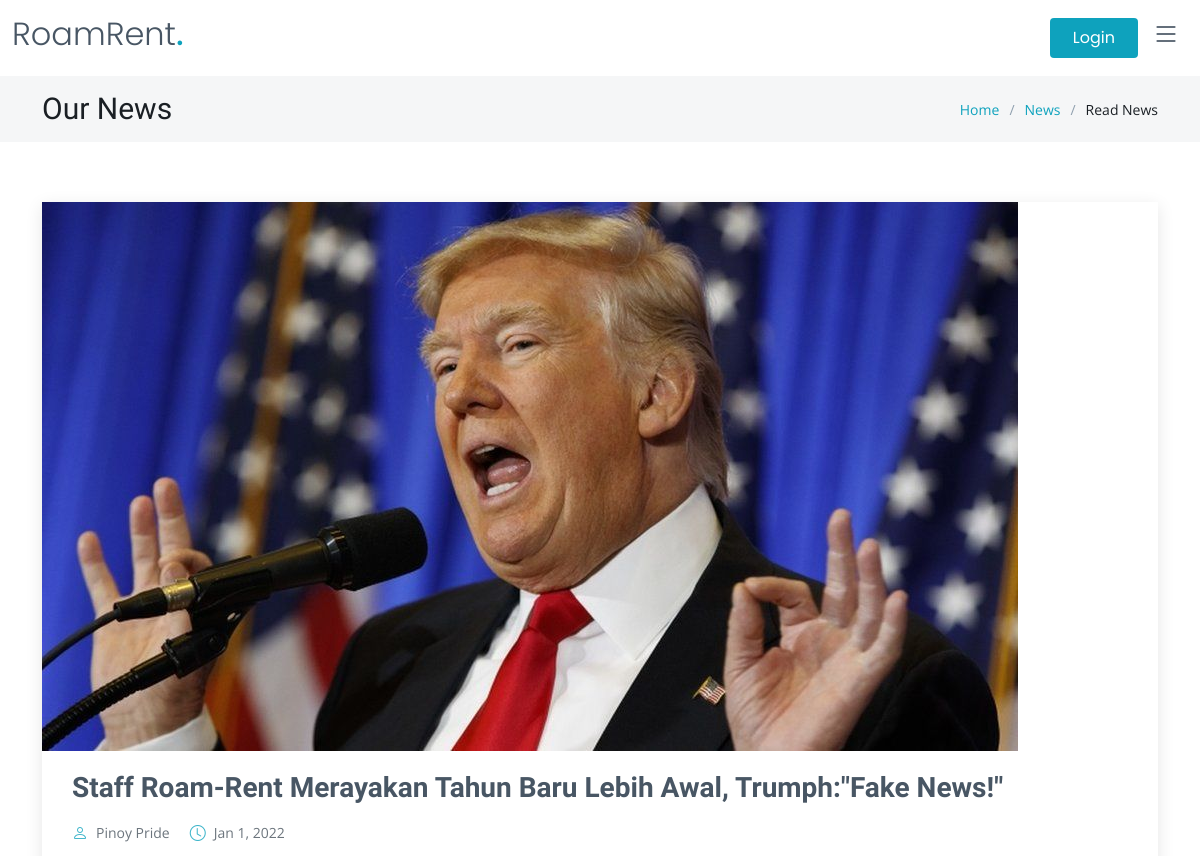
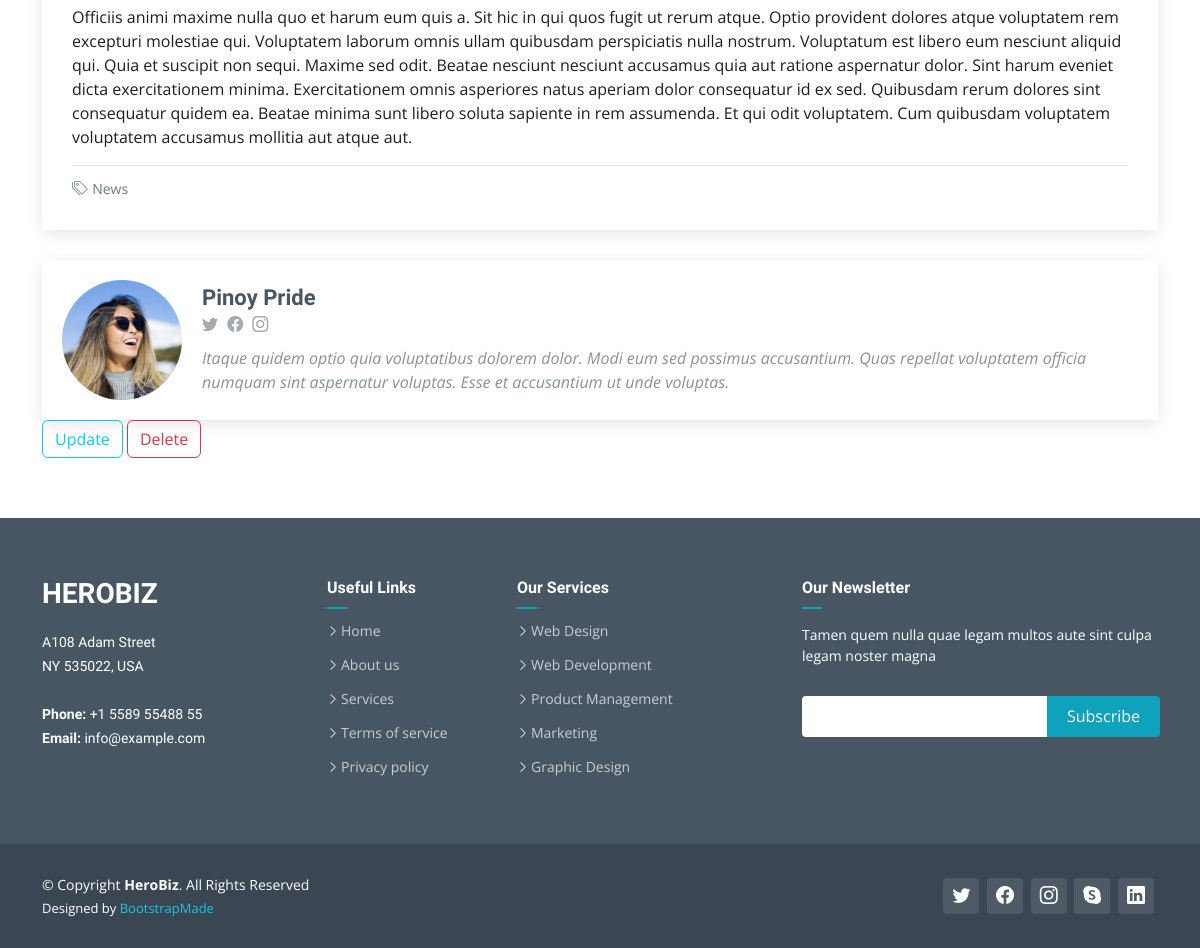
The app's page /blog-details.php?id=6 with its own data (2 pictures, top to bottom).
### tables this page shows
CREATE TABLE `article` (
  `id` int(12) NOT NULL,
  `title` text NOT NULL,
  `text` longtext NOT NULL,
  `img_url` text DEFAULT NULL,
  `article_category_id` bigint(20) NOT NULL,
  `user_id` bigint(20) NOT NULL
);

CREATE TABLE `user` (
  `id` bigint(20) NOT NULL,
  `email` varchar(150) NOT NULL,
  `password` varchar(255) NOT NULL,
  `role` varchar(255) NOT NULL,
  `name` varchar(255) NOT NULL,
  `job` varchar(255) DEFAULT NULL,
  `about` text DEFAULT NULL,
  `country` varchar(255) DEFAULT NULL,
  `address` text DEFAULT NULL,
  `profile_picture` text DEFAULT NULL,
  `phone` varchar(15) NOT NULL,
  `twitter` varchar(255) NOT NULL
);

CREATE TABLE `article_category` (
  `id` bigint(20) NOT NULL,
  `name` varchar(255) NOT NULL
);

### blog-details.php (the view, shortened to what this page needs)
<!DOCTYPE html>
<html lang="en">
<head>
  <link href="assets/vendor/bootstrap/css/bootstrap.min.css" rel="stylesheet">
  <link href="assets/vendor/bootstrap-icons/bootstrap-icons.css" rel="stylesheet">
  <link href="assets/vendor/aos/aos.css" rel="stylesheet">
  <link href="assets/vendor/glightbox/css/glightbox.min.css" rel="stylesheet">
  <link href="assets/vendor/swiper/swiper-bundle.min.css" rel="stylesheet">
  <link href="assets/css/hero-variables.css" rel="stylesheet">
  <link href="assets/css/hero-main.css" rel="stylesheet">
  <?php include_once 'logics/connect.php';
  $temp_id = $_GET['id'];
  $sql = "SELECT *,user.name as users_name ,article_category.name as category_name, article_category.id as category_id FROM article INNER JOIN user ON article.user_id=user.id INNER JOIN article_category ON article.article_category_id = article_category.id WHERE article.id = " . $temp_id;
  $result = $conn->query($sql);
  $value = $result->fetch_object();
  ?>
</head>
<body>
  <header id="header" class="header fixed-top" data-scrollto-offset="0">
    <div class="container-fluid d-flex align-items-center justify-content-between">
      <a href="index.php" class="logo d-flex align-items-center scrollto me-auto me-lg-0">
        <h1>RoamRent<span>.</span></h1>
      </a>
      <nav id="navbar" class="navbar">
        <i class="bi bi-list mobile-nav-toggle d-none"></i>
      </nav>
      <a class="btn-getstarted scrollto" href="pages-login.html">Login</a>
    </div>
  </header>
  <main id="main">
    <div class="breadcrumbs">
      <div class="container">
        <div class="d-flex justify-content-between align-items-center">
          <h2>Our News</h2>
          <ol>
            <li><a href="index.php">Home</a></li>
            <li><a href="blog.html">News</a></li>
            <li>Read News</li>
          </ol>
        </div>
      </div>
    </div>
    <section id="blog" class="blog">
      <div class="container" data-aos="fade-up">
        <div class="row g-5">
          <div class="col-lg-12">
            <article class="blog-details">
              <div class="post-img">
                <img src="<?= $value->img_url ?>" alt="" class="img-fluid">
              </div>
              <h2 class="title"><?= $value->title ?></h2>
              <div class="meta-top">
                <ul>
                  <li class="d-flex align-items-center"><i class="bi bi-person"></i> <a href="blog-details.html"><h0><?= $value->users_name ?></h0></a></li>
                  <li class="d-flex align-items-center"><i class="bi bi-clock"></i> <a href="blog-details.html"><time datetime="2020-01-01">Jan 1, 2022</time></a></li>
                </ul>
              </div>
              <div class="content">
                <p>
                  <?= $value->text ?>
                </p>
              </div>
              <div class="meta-bottom">
                <i class="bi bi-tags"></i>
                <ul class="tags">
                  <li><a href="blog-tag.php?id=<?= $value->category_id ?>"><?= $value->category_name ?></a></li>
                </ul>
              </div>
            </article>
            <div class="post-author d-flex align-items-center">
              <img src="assets/img/hero/blog/blog-author.jpg" class="rounded-circle flex-shrink-0" alt="">
              <div>
                <h4><?= $value->users_name ?></h4>
                <div class="social-links">
                  <a href="https://twitters.com/#"><i class="bi bi-twitter"></i></a>
                  <a href="https://facebook.com/#"><i class="bi bi-facebook"></i></a>
                  <a href="https://instagram.com/#"><i class="biu bi-instagram"></i></a>
                </div>
                <p>
                  Itaque quidem optio quia voluptatibus dolorem dolor. Modi eum sed possimus accusantium. Quas repellat voluptatem officia numquam sint aspernatur voluptas. Esse et accusantium ut unde voluptas.
                </p>
              </div>
            </div>
          <td>
            <a href="edit-blog-form.php?id='<?= $temp_id ?>'"><button class="btn btn-outline-info alert-delete-confirm">Update</button></a>
            <a href="logics/delete-blog.php?id='<?= $temp_id ?>'"><button class="btn btn-outline-danger alert-delete-confirm">Delete</button></a>
          </td>
          </div>
        </div>
      </div>
    </section>
  </main>
  <footer id="footer" class="footer">
    <div class="footer-content">
      <div class="container">
        <div class="row">
          <div class="col-lg-3 col-md-6">
            <div class="footer-info">
              <h3>HeroBiz</h3>
              <p>
                A108 Adam Street <br>
                NY 535022, USA<br><br>
                <strong>Phone:</strong> +1 5589 55488 55<br>
                <strong>Email:</strong> info@example.com<br>
              </p>
            </div>
          </div>
          <div class="col-lg-2 col-md-6 footer-links">
            <h4>Useful Links</h4>
            <ul>
              <li><i class="bi bi-chevron-right"></i> <a href="#">Home</a></li>
              <li><i class="bi bi-chevron-right"></i> <a href="#">About us</a></li>
              <li><i class="bi bi-chevron-right"></i> <a href="#">Services</a></li>
              <li><i class="bi bi-chevron-right"></i> <a href="#">Terms of service</a></li>
              <li><i class="bi bi-chevron-right"></i> <a href="#">Privacy policy</a></li>
            </ul>
          </div>
          <div class="col-lg-3 col-md-6 footer-links">
            <h4>Our Services</h4>
            <ul>
              <li><i class="bi bi-chevron-right"></i> <a href="#">Web Design</a></li>
              <li><i class="bi bi-chevron-right"></i> <a href="#">Web Development</a></li>
              <li><i class="bi bi-chevron-right"></i> <a href="#">Product Management</a></li>
              <li><i class="bi bi-chevron-right"></i> <a href="#">Marketing</a></li>
              <li><i class="bi bi-chevron-right"></i> <a href="#">Graphic Design</a></li>
            </ul>
          </div>
          <div class="col-lg-4 col-md-6 footer-newsletter">
            <h4>Our Newsletter</h4>
            <p>Tamen quem nulla quae legam multos aute sint culpa legam noster magna</p>
            <form action="" method="post">
              <input type="email" name="email"><input type="submit" value="Subscribe">
            </form>
          </div>
        </div>
      </div>
    </div>
    <div class="footer-legal text-center">
      <div class="container d-flex flex-column flex-lg-row justify-content-center justify-content-lg-between align-items-center">
        <div class="d-flex flex-column align-items-center align-items-lg-start">
          <div class="copyright">
            &copy; Copyright <strong><span>HeroBiz</span></strong>. All Rights Reserved
          </div>
          <div class="credits">
            Designed by <a href="https://bootstrapmade.com/">BootstrapMade</a>
          </div>
        </div>
        <div class="social-links order-first order-lg-last mb-3 mb-lg-0">
          <a href="#" class="twitter"><i class="bi bi-twitter"></i></a>
          <a href="#" class="facebook"><i class="bi bi-facebook"></i></a>
          <a href="#" class="instagram"><i class="bi bi-instagram"></i></a>
          <a href="#" class="google-plus"><i class="bi bi-skype"></i></a>
          <a href="#" class="linkedin"><i class="bi bi-linkedin"></i></a>
        </div>
      </div>
    </div>
  </footer>
</body>
</html>

### assets/css/hero-variables.css (style rules this page uses)
:root { --font-default: 'Open Sans', system-ui, -apple-system, "Segoe UI", Roboto, "Helvetica Neue", Arial, "Noto Sans", "Liberation Sans", sans-serif, "Apple Color Emoji", "Segoe UI Emoji", "Segoe UI Symbol", "Noto Color Emoji"; --font-primary: 'Source Sans Pro', sans-serif; --font-secondary: 'Poppins', sans-serif; --color-default: #1a1f24; --color-default-rgb: 26, 31, 36; --color-links: #0ea2bd; --color-links-hover: #1ec3e0; --color-primary: #0ea2bd; --color-primary-light: #1ec3e0; --color-primary-dark: #0189a1; --color-primary-rgb: 14, 162, 189; --color-primary-light-rgb: 30, 195, 224; --color-primary-dark-rgb: 1, 137, 161; --color-secondary: #485664; --color-secondary-light: #8f9fae; --color-secondary-dark: #3a4753; --color-secondary-rgb: 72, 86, 100; --color-secondary-light-rgb: 143, 159, 174; --color-secondary-dark-rgb: 58, 71, 83; --color-blue: #0d6efd; --color-blue-rgb: 13, 110, 253; --color-indigo: #6610f2; --color-indigo-rgb: 102, 16, 242; --color-purple: #6f42c1; --color-purple-rgb: 111, 66, 193; --color-pink: #f3268c; --color-pink-rgb: 243, 38, 140; --color-red: #df1529; --color-red-rgb: 223, 21, 4; --color-orange: #fd7e14; --color-orange-rgb: 253, 126, 20; --color-yellow: #ffc107; --color-yellow-rgb: 255, 193, 7; --color-green: #059652; --color-green-rgb: 5, 150, 82; --color-teal: #20c997; --color-teal-rgb: 32, 201, 151; --color-cyan: #0dcaf0; --color-cyan-rgb: 13, 202, 240; --color-white: #ffffff; --color-white-rgb: 255, 255, 255; --color-gray: #6c757d; --color-gray-rgb: 108, 117, 125; --color-black: #000000; --color-black-rgb: 0, 0, 0; }
:root { --bs-blue: var(--color-blue); --bs-indigo: var(--color-indigo); --bs-purple: var(--color-purple); --bs-pink: var(--color-pink); --bs-red: var(--color-red); --bs-orange: var(--color-orange); --bs-yellow: var(--color-yellow); --bs-green: var(--color-green); --bs-teal: var(--color-teal); --bs-cyan: var(--color-cyan); --bs-white: var(--color-white); --bs-gray: var(--color-gray); --bs-gray-dark: #343a40; --bs-gray-100: #f8f9fa; --bs-gray-200: #e9ecef; --bs-gray-300: #dee2e6; --bs-gray-400: #ced4da; --bs-gray-500: #adb5bd; --bs-gray-600: #6c757d; --bs-gray-700: #495057; --bs-gray-800: #343a40; --bs-gray-900: #212529; --bs-primary: var(--color-blue); --bs-secondary: var(--color-blue); --bs-success: #198754; --bs-info: #0dcaf0; --bs-warning: #ffc107; --bs-danger: #dc3545; --bs-light: #f8f9fa; --bs-dark: #212529; --bs-primary-rgb: var(--color-primary-rgb); --bs-secondary-rgb: var(--color-secondary-rgb); --bs-success-rgb: 25, 135, 84; --bs-info-rgb: 13, 202, 240; --bs-warning-rgb: 255, 193, 7; --bs-danger-rgb: 220, 53, 69; --bs-light-rgb: 248, 249, 250; --bs-dark-rgb: 33, 37, 41; --bs-white-rgb: var(--color-white-rgb); --bs-black-rgb: var(--color-black-rgb); --bs-body-color-rgb: var(--color-default-rgb); --bs-body-bg-rgb: 255, 255, 255; --bs-font-sans-serif: var(--font-default); --bs-font-monospace: SFMono-Regular, Menlo, Monaco, Consolas, "Liberation Mono", "Courier New", monospace; --bs-gradient: linear-gradient(180deg, rgba(255, 255, 255, 0.15), rgba(255, 255, 255, 0)); --bs-body-font-family: var(--font-default); --bs-body-font-size: 1rem; --bs-body-font-weight: 400; --bs-body-line-height: 1.5; --bs-body-color: var(--color-default); --bs-body-bg: #fff; }

### records on screen
article: img_url (picture), title "Staff Roam-Rent Merayakan Tahun Baru Lebih Awal, Trumph:\"Fake News!\"", user.name "Pinoy Pride", text "Officiis animi maxime nulla quo et harum eum quis a. Sit hic in qui quos fugit ut rerum atque. Optio provident dolores atque voluptatem rem excepturi molestiae qui. Voluptatem laborum omnis ullam quibusdam perspiciatis nulla nostrum. Voluptatum est libero eum nesciunt aliquid qui. Quia et suscipit non sequi. Maxime sed odit. Beatae nesciunt nesciunt accusamus quia aut ratione aspernatur dolor. Sint harum eveniet dicta exercitationem minima. Exercitationem omnis asperiores natus aperiam dolor consequatur id ex sed. Quibusdam rerum dolores sint consequatur quidem ea. Beatae minima sunt libero soluta sapiente in rem assumenda. Et qui odit voluptatem. Cum quibusdam voluptatem voluptatem…", article_category.name "News"
